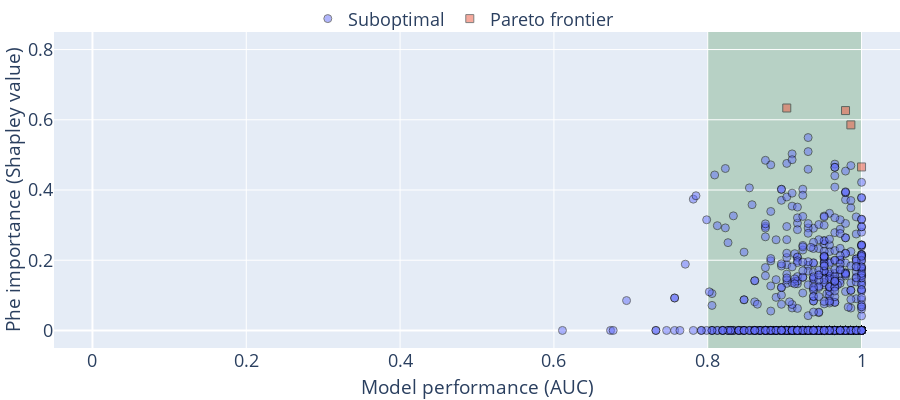

The notebook cell this image was saved under:
### Code cell
import pandas as pd
from optuna.visualization._pareto_front import (
    _get_pareto_front_info,
    _make_scatter_object,
    _make_marker,
    _make_hovertext,
)
from typing import Sequence
from optuna.trial import FrozenTrial
from optuna.visualization._plotly_imports import go


info = _get_pareto_front_info(study)

n_targets: int = info.n_targets
axis_order: Sequence[int] = info.axis_order
include_dominated_trials: bool = True
trials_with_values: Sequence[
    tuple[FrozenTrial, Sequence[float]]
] = info.non_best_trials_with_values
hovertemplate: str = "%{text}<extra>Trial</extra>"
infeasible: bool = False
dominated_trials: bool = False


def trials_df(trials_with_values, class_name):
    x = [values[axis_order[0]] for _, values in trials_with_values]
    y = [values[axis_order[1]] for _, values in trials_with_values]

    df = pd.DataFrame({"x": x, "y": y})
    df["class"] = class_name
    return df


df_best = trials_df(info.best_trials_with_values, "best")
df_nonbest = trials_df(info.non_best_trials_with_values, "nonbest")
# df         = pd.concat([df_best, df_nonbest])

fig = go.Figure()

fig.add_trace(
    go.Scatter(
        x=df_nonbest["x"],
        y=df_nonbest["y"],
        mode="markers",
        marker=dict(
            size=8, opacity=0.5, symbol="circle", line=dict(width=1, color="black")
        ),
        name="Suboptimal",
    )
)
fig.add_trace(
    go.Scatter(
        x=df_best["x"],
        y=df_best["y"],
        mode="markers",
        marker=dict(
            size=8, opacity=0.5, symbol="square", line=dict(width=1, color="black")
        ),
        name="Pareto frontier",
    )
)
# Define the width and height of the plot
plot_width = 900
plot_height = 400
axis_label_font_size = 19

# Customize the plot
fig.update_layout(
    xaxis=dict(
        title=dict(
            text="Model performance (AUC)", font=dict(size=axis_label_font_size)
        ),
        range=[-0.05, 1.05],
    ),
    yaxis=dict(
        title=dict(
            text="Phe importance (Shapley value)", font=dict(size=axis_label_font_size)
        ),
        range=[-0.05, 0.85],
    ),
    font=dict(size=18),
    # plot_bgcolor='white',
    legend=dict(x=0.3, y=1.1, bgcolor="rgba(255, 255, 255, 0)", orientation="h"),
    width=plot_width,
    height=plot_height,
    margin=dict(l=0, r=0, t=0, b=0),
)
x_max = max(df_nonbest["x"].max(), df_best["x"].max())

fig.update_layout(
    # ... (previous settings)
    shapes=[
        dict(
            type="rect",
            xref="x",
            yref="paper",
            x0=0.8,
            x1=x_max,
            y0=0.0,
            y1=1,
            fillcolor="darkgreen",
            opacity=0.20,
            layer="below",
            line_width=0,
        )
    ],
    # ... (previous settings)
)


import plotly.io as pio

dpi = 300  # Set the desired resolution (dots per inch)
output_filename = f"pareto_{study_name}.png"
pio.write_image(fig, output_filename, format="png", scale=dpi / 96)

# Show the plot
fig.show()

### Figure 1 — Plotly figure (JSON) as saved in the notebook; plotly's stock layout.template omitted (floating-point values rounded to 4 significant figures; data arrays with more than 128 entries replaced by an {"elided": "..."} marker saying what was removed)
{"data": [{"marker": {"line": {"color": "black", "width": 1}, "opacity": 0.5, "size": 8, "symbol": "circle"}, "mode": "markers", "name": "Suboptimal", "type": "scatter", "x": {"elided": "996 float values"}, "y": {"elided": "996 float values"}}, {"marker": {"line": {"color": "black", "width": 1}, "opacity": 0.5, "size": 8, "symbol": "square"}, "mode": "markers", "name": "Pareto frontier", "type": "scatter", "x": [0.9028, 0.9861, 1, 0.9792], "y": [0.6335, 0.5854, 0.4656, 0.6262]}], "layout": {"font": {"size": 18}, "height": 400, "legend": {"bgcolor": "rgba(255, 255, 255, 0)", "orientation": "h", "x": 0.3, "y": 1.1}, "margin": {"b": 0, "l": 0, "r": 0, "t": 0}, "shapes": [{"fillcolor": "darkgreen", "layer": "below", "line": {"width": 0}, "opacity": 0.2, "type": "rect", "x0": 0.8, "x1": 1, "xref": "x", "y0": 0, "y1": 1, "yref": "paper"}], "width": 900, "xaxis": {"range": [-0.05, 1.05], "title": {"font": {"size": 19}, "text": "Model performance (AUC)"}}, "yaxis": {"range": [-0.05, 0.85], "title": {"font": {"size": 19}, "text": "Phe importance (Shapley value)"}}}}
